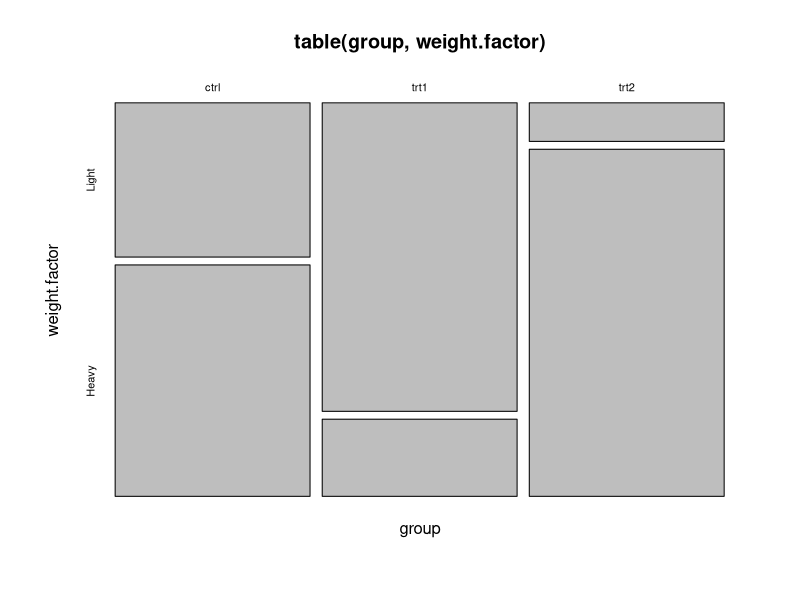
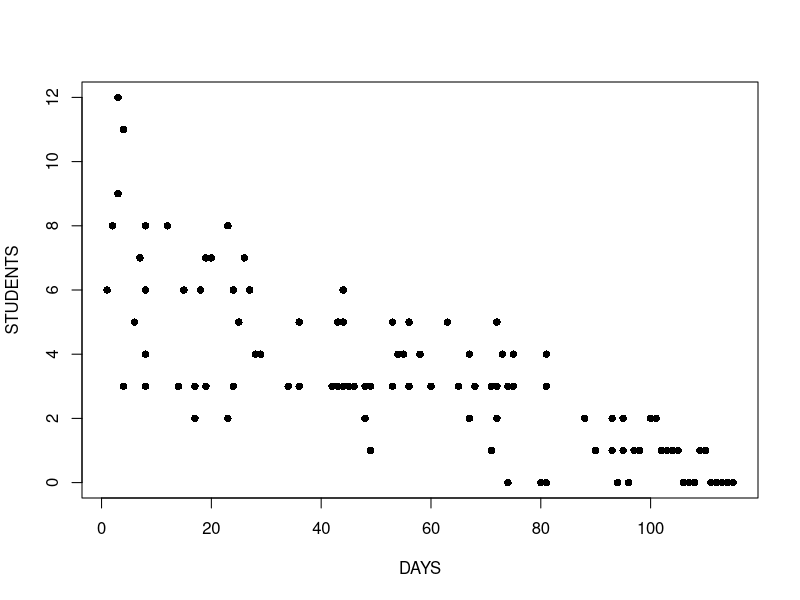

Here is the R script that generated these plots, in order:
## ---- chunk 1
head(PlantGrowth)
## ---- chunk 2
attach(PlantGrowth)
weight.factor<- cut(weight, 2, labels=c('Light', 'Heavy')) # binarize weights
plot(table(group, weight.factor))
## ---- chunk 3
glm.1<- glm(weight.factor~group, family=binomial)
summary(glm.1)
## ---- chunk 4
anova(glm.1, test='LRT')
## ---- chunk 5
predict(glm.1, type='response')
## ---- chunk 6
detach(PlantGrowth)
## ---- chunk 7
data('Pima.te', package='MASS') # Loads data
head(Pima.te)
## ---- chunk 8
glm.2<- step(glm(type~., data=Pima.te, family=binomial))
summary(glm.2)
## ---- chunk 9
cases <-  
structure(list(Days = c(1L, 2L, 3L, 3L, 4L, 4L, 4L, 6L, 7L, 8L, 
8L, 8L, 8L, 12L, 14L, 15L, 17L, 17L, 17L, 18L, 19L, 19L, 20L, 
23L, 23L, 23L, 24L, 24L, 25L, 26L, 27L, 28L, 29L, 34L, 36L, 36L, 
42L, 42L, 43L, 43L, 44L, 44L, 44L, 44L, 45L, 46L, 48L, 48L, 49L, 
49L, 53L, 53L, 53L, 54L, 55L, 56L, 56L, 58L, 60L, 63L, 65L, 67L, 
67L, 68L, 71L, 71L, 72L, 72L, 72L, 73L, 74L, 74L, 74L, 75L, 75L, 
80L, 81L, 81L, 81L, 81L, 88L, 88L, 90L, 93L, 93L, 94L, 95L, 95L, 
95L, 96L, 96L, 97L, 98L, 100L, 101L, 102L, 103L, 104L, 105L, 
106L, 107L, 108L, 109L, 110L, 111L, 112L, 113L, 114L, 115L), 
    Students = c(6L, 8L, 12L, 9L, 3L, 3L, 11L, 5L, 7L, 3L, 8L, 
    4L, 6L, 8L, 3L, 6L, 3L, 2L, 2L, 6L, 3L, 7L, 7L, 2L, 2L, 8L, 
    3L, 6L, 5L, 7L, 6L, 4L, 4L, 3L, 3L, 5L, 3L, 3L, 3L, 5L, 3L, 
    5L, 6L, 3L, 3L, 3L, 3L, 2L, 3L, 1L, 3L, 3L, 5L, 4L, 4L, 3L, 
    5L, 4L, 3L, 5L, 3L, 4L, 2L, 3L, 3L, 1L, 3L, 2L, 5L, 4L, 3L, 
    0L, 3L, 3L, 4L, 0L, 3L, 3L, 4L, 0L, 2L, 2L, 1L, 1L, 2L, 0L, 
    2L, 1L, 1L, 0L, 0L, 1L, 1L, 2L, 2L, 1L, 1L, 1L, 1L, 0L, 0L, 
    0L, 1L, 1L, 0L, 0L, 0L, 0L, 0L)), .Names = c("Days", "Students"
), class = "data.frame", row.names = c(NA, -109L))
attach(cases)
head(cases) 
## ---- chunk 10
plot(Days, Students, xlab = "DAYS", ylab = "STUDENTS", pch = 16)
## ---- chunk 11
glm.3 <- glm(Students ~ Days, family = poisson)
summary(glm.3)
## ---- chunk 12
detach(cases)
## ---- chunk 13
attach(PlantGrowth)
glm.1.2<- glm(weight.factor~group, family=binomial(link = "probit"))
summary(glm.1.2)
detach(PlantGrowth)
